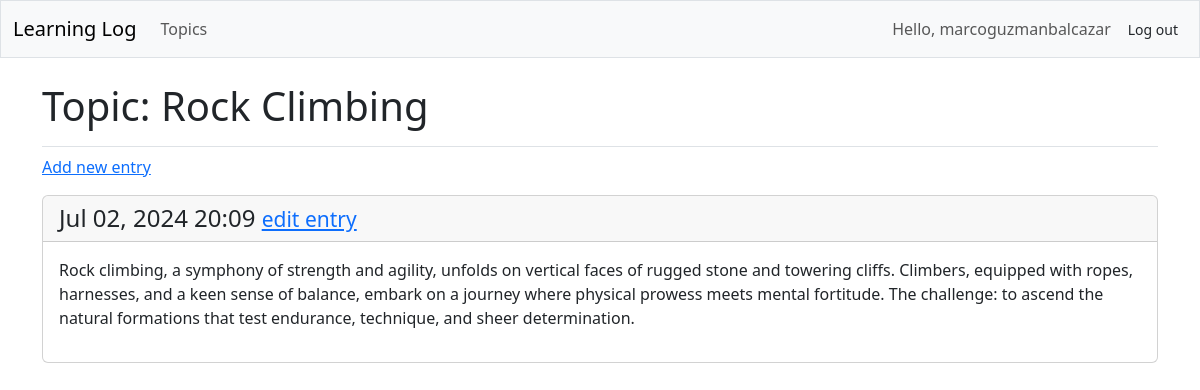
The page /topics/2/ (signed in) on the database its author committed.
### learning_logs/models.py (models this page shows, shortened)
class Topic(models.Model):
    text = models.CharField(max_length=200)
    date_added = models.DateTimeField(auto_now_add=True)
    owner = models.ForeignKey(User, on_delete=models.CASCADE)

class Entry(models.Model):
    topic = models.ForeignKey(Topic, on_delete=models.CASCADE)
    text = models.TextField()
    date_added = models.DateTimeField(auto_now_add=True)
    class Meta:
        verbose_name_plural = 'entries'

### learning_logs/views.py (the view)
# urls.py: path('topics/<int:topic_id>/', views.topic, name='topic'),
@login_required
def topic(request, topic_id):
    topic = Topic.objects.get(id=topic_id)
    if topic.owner != request.user:
        raise Http404
    entries = topic.entry_set.order_by('-date_added')
    context = {'topic': topic, 'entries': entries}
    return render(request, 'learning_logs/topic.html', context)

### learning_logs/templates/learning_logs/topic.html
{% extends 'learning_logs/base.html' %}
{% block page_header %}
  <h1>Topic: {{ topic.text }}</h1>
{% endblock page_header %}
{% block content %}
  <p>
    <a href ="{% url 'learning_logs:new_entry' topic.id %}">Add new entry</a>
  </p>
  {% for entry in entries %}
    <div class="card mb-3">
      <h4 class="card-header">
        {{ entry.date_added|date:'M d, Y H:i' }}
        <small><a href="{% url 'learning_logs:edit_entry' entry.id %}">
        edit entry</a></small>
      </h4>
      <div class="card-body">{{ entry.text|linebreaks }}</div>
    </div>
  {% empty %}
    <p>There are no entries for this topic yet.</p>
  {% endfor %}
{% endblock content %}

### learning_logs/templates/learning_logs/base.html (shortened to what this page needs)
<!DOCTYPE html>
<html lang="en">
<head>
  {% load django_bootstrap5 %}
  {% bootstrap_css %}
</head>
<body>
  <nav class="navbar navbar-expand-md navbar-light bg-light mb-4 border">
    <div class="container-fluid">
        <a class="navbar-brand" href="{% url 'learning_logs:index' %}">
          Learning Log</a>
        <div class="collapse navbar-collapse" id="navbarCollapse">
          <ul class="navbar-nav me-auto mb-2 mb-md-0">
            <li class="nav-item">
                <a class="nav-link" href="{% url 'learning_logs:topics' %}">
                  Topics</a></li>
          </ul>
          <ul class="navbar-nav ms-auto mb-2 mb-md-0">
            {% if user.is_authenticated %}
              <li class="nav-item">
                <span class="navbar-text me-2">Hello, {{ user.username }}
                </span></li>
            {% endif %}
          </ul>
          {% if user.is_authenticated %}
            <form action="{% url 'accounts:logout' %}" method='post'>
                <button name='submit' class="btn btn-outlier-secondary btn-sm">
                  Log out</button>
            </form>
          {% endif %}
        </div>
    </div>
  </nav>
  <main class="container">
    <div class="pb-2 mb-2 border-bottom">
        {% block page_header %}{% endblock page_header %}
    </div>
    <div>
      {% block content %}{% endblock content %}
    </div>
  </main>
</body>
</html>

### rows shown on the page
Topic: text "Rock Climbing"
Entry: date_added "Jul 02, 2024 20:09", text "Rock climbing, a symphony of strength and agility, unfolds on vertical faces of rugged stone and towering cliffs. Climbers, equipped with ropes, harnesses, and a keen sense of balance, embark on a journey where physical prowess meets mental fortitude. The challenge: to ascend the natural formations that test endurance, technique, and sheer determination."

### other values the page prints
{{ user.username }} "marcoguzmanbalcazar"
